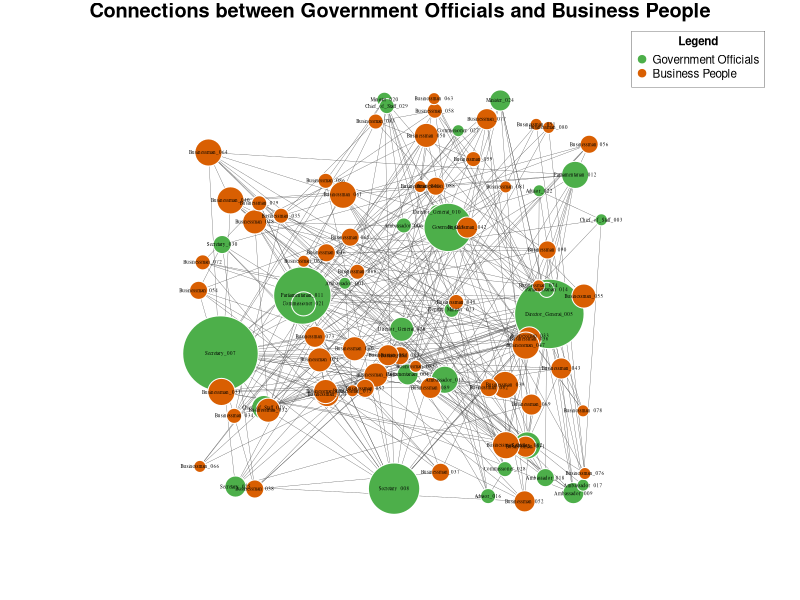
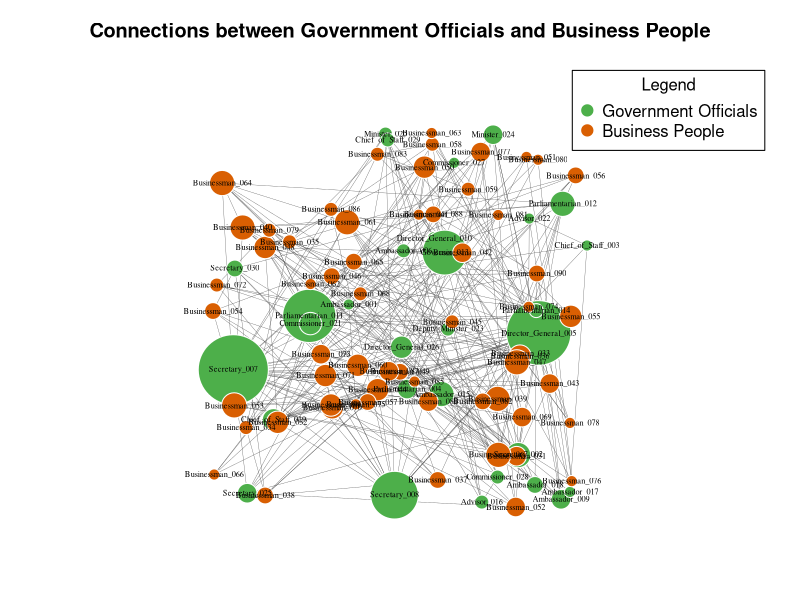

These figures' R source, in order:
## ----message=FALSE, warning=FALSE----------------------------
library(tidyverse)
library(igraph)
library(dplyr)



## ----message=FALSE, warning=FALSE----------------------------

network_data <- read_csv("network_dataset1.csv") 

head(network_data)

colnames(network_data)



## ------------------------------------------------------------
people_firms <- network_data %>%
dplyr::select(name, firm) %>%
distinct()

head(people_firms, 10)

people_firms



## ----warning=FALSE, message=FALSE----------------------------

edge_list <- people_firms %>%
inner_join(people_firms, by = "firm") %>%
dplyr::filter(name.x != name.y) %>%
dplyr::select(name.x, name.y)

head(edge_list,10)



## ------------------------------------------------------------
g_people <- graph_from_data_frame(edge_list, directed = FALSE)

cat("\nSummary of the Created Graph:\n")
print(g_people)


## ------------------------------------------------------------
degree_centrality <- degree(g_people)
degree_centrality <- degree(g_people) %>% 
data.frame(name = names(degree_centrality),
degree = degree_centrality) %>%
arrange(desc(degree))

head(degree_centrality)



## ------------------------------------------------------------
betweenness_centrality <- betweenness(g_people)
betweenness_centrality <- betweenness(g_people) %>% 
data.frame(name = names(betweenness_centrality),
betweenness = betweenness_centrality
) %>%
arrange(desc(betweenness))

head(betweenness_centrality)



## ------------------------------------------------------------


V(g_people)$color <- if_else(
  network_data$category[
    match(V(g_people)$name, network_data$name)
  ] == "government_official",
  "#4DAF4A",  
  "#D95F02"   
)

g_people <- simplify(
  g_people,
  remove.loops = TRUE,
  edge.attr.comb = "sum"
)



## ------------------------------------------------------------

set.seed(338)
random_layout <- layout_randomly(g_people)
random_layout <- random_layout*3
degree<- degree(g_people, mode = "all")



## ------------------------------------------------------------

fr_layout <- layout_with_fr(g_people)

node_degrees <- degree(g_people)

par(mar = c(1, 1, 1,1))

plot(g_people,
layout = random_layout, 
vertex.label = V(g_people)$name, 
vertex.label.cex = 0.3, 
vertex.label.color = "black", 
vertex.color = V(g_people)$color, 
vertex.frame.color = "white", 
vertex.size = degree*1.5, 
edge.width = 0.3, 
edge.color = "gray30", 
edge.lty = 1, 
main = "Connections between Government Officials and Business People",
margin = 0.1) 


legend(
  "topright",
  legend = c("Government Officials", "Business People"),
  col = c("#4DAF4A", "#D95F02"),
  pch = 19,
  pt.cex = 1,
  cex = 0.7,
  title = "Legend",
  title.font = 2,
  bty = "o",
  box.lwd = 0.3,
  inset = 0.02
)




## ----export-png, warning=FALSE, message=FALSE----------------

png(
  filename = "gugulethu_sna_network.png",
  width = 2400,
  height = 1800,
  res = 300
)

par(mar = c(1, 1, 3, 1))

plot(
  g_people,
  layout = random_layout,
  vertex.label = V(g_people)$name,
  vertex.label.cex = 0.5,
  vertex.label.color = "black",
  vertex.color = V(g_people)$color,
  vertex.frame.color = "white",
  vertex.size = degree * 1.5,
  edge.width = 0.3,
  edge.color = "gray30",
  edge.lty = 1,
  main = "Connections between Government Officials and Business People",
  margin = 0.1
)

legend(
  "topright",
  legend = c("Government Officials", "Business People"),
  col = c("#4DAF4A", "#D95F02"),
  pch = 19,
  pt.cex = 1.5,
  cex = 1,
  title = "Legend",
  bty = "o",
  inset = 0.02
)

dev.off()
